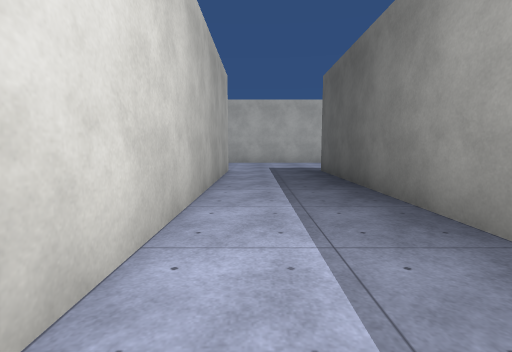
view 1 (above)

20 first-person views from a walk through a 3-D level made in the Unity game engine. The camera is 1.3 m above the floor, tilts 6° down and sees 85° across. The floor is counted in squares, 2 m on a side. Each view is taken from the middle of a square. On the plan, view 1 faces up. The plan holds only what a view shows up to about 9 squares ahead; the rest is blank. The place goes on beyond the plan. The player character is not drawn. Some animated figures are not drawn. Surface patterns are stand-ins for the level's own textures.

view 2
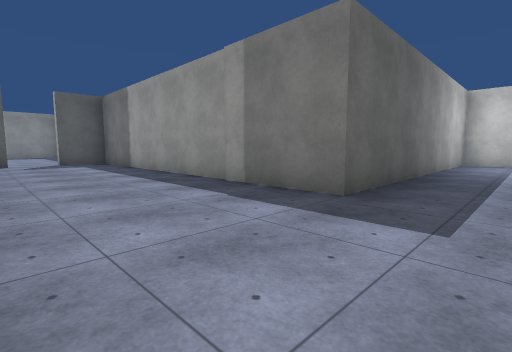

view 3
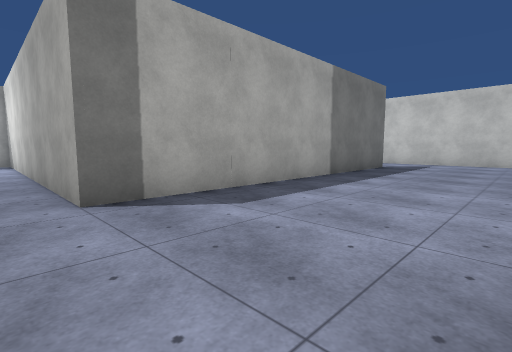

view 4
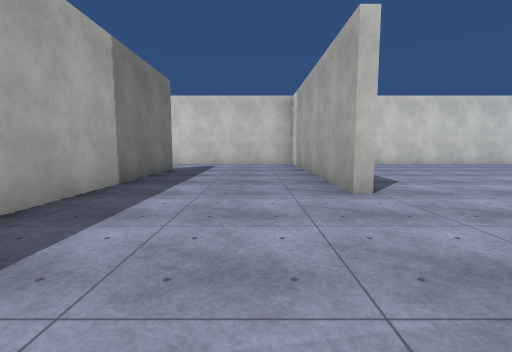

view 5
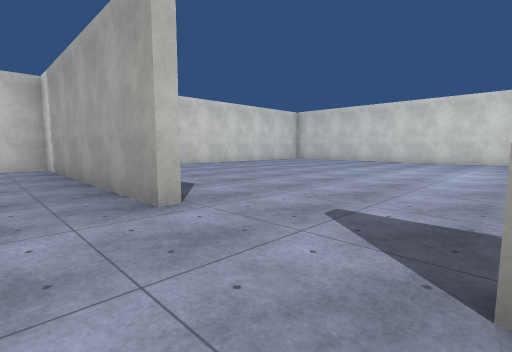

view 6
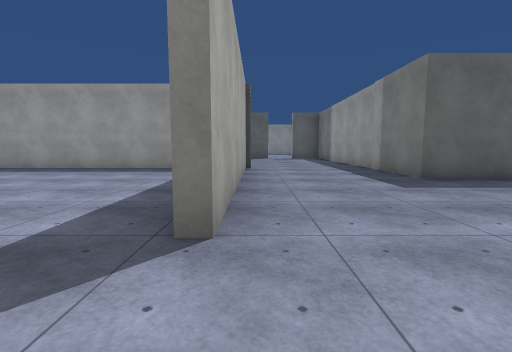

view 7
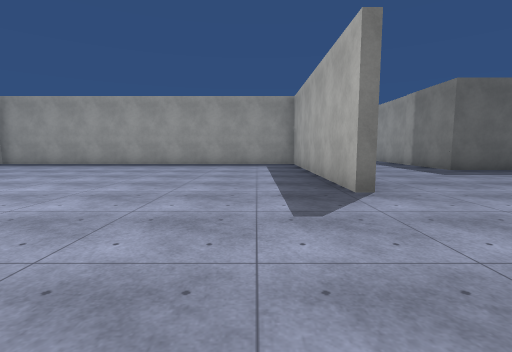

view 8
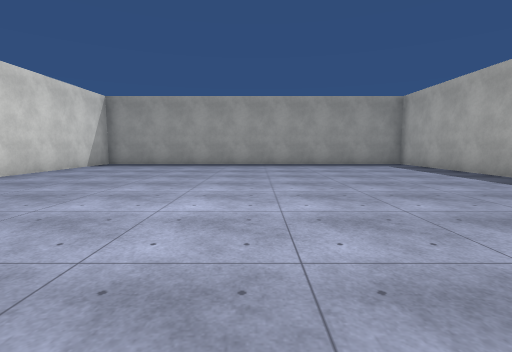

view 9
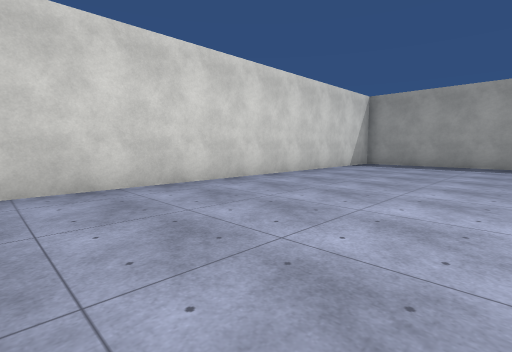

view 10
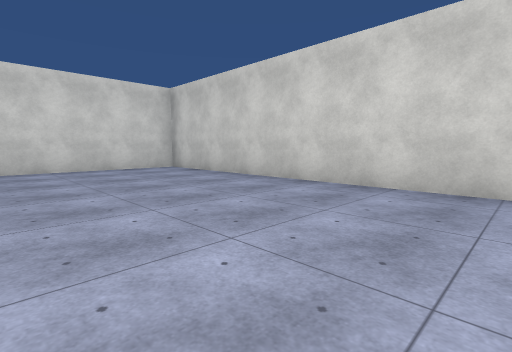

view 11
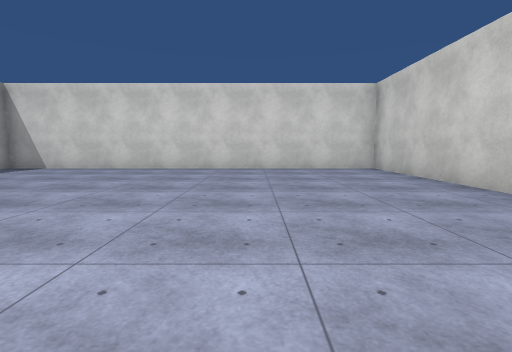

view 12
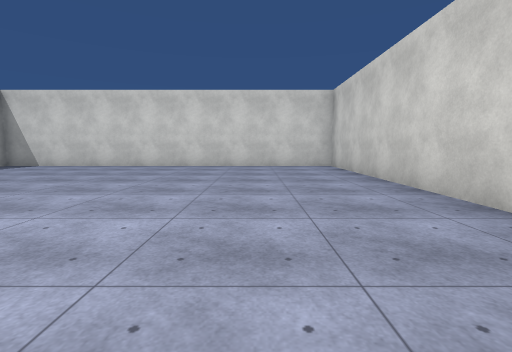

view 13
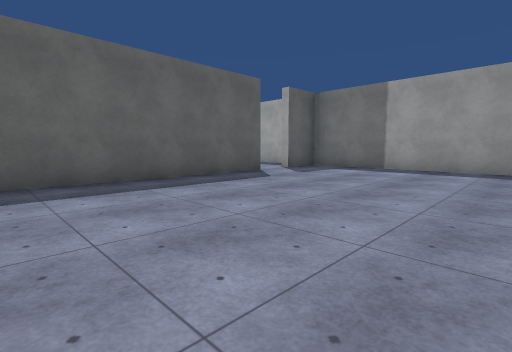

view 14
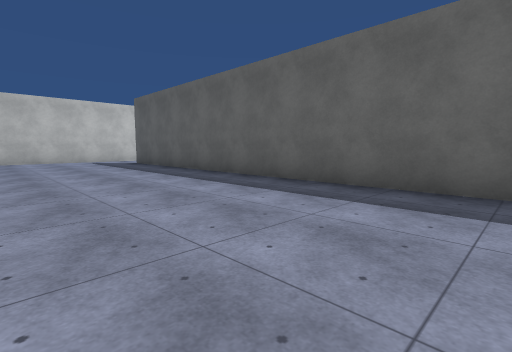

view 15
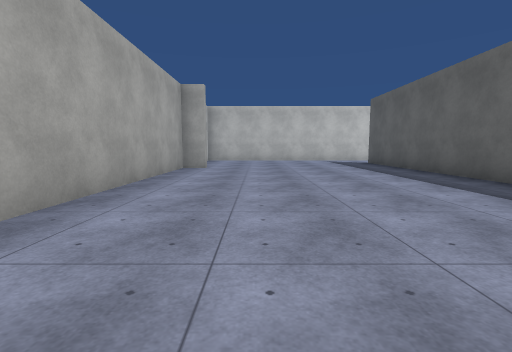

view 16
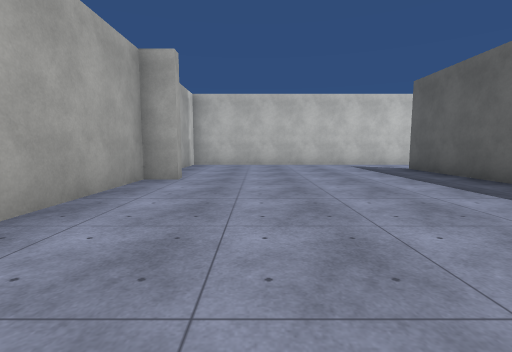

view 17
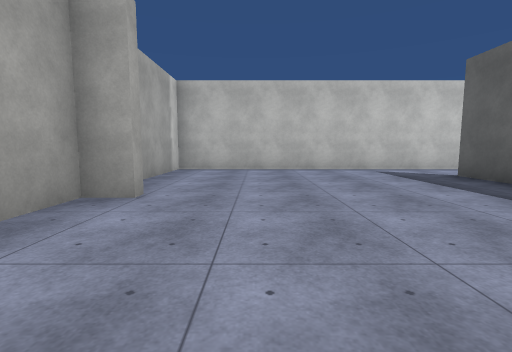

view 18
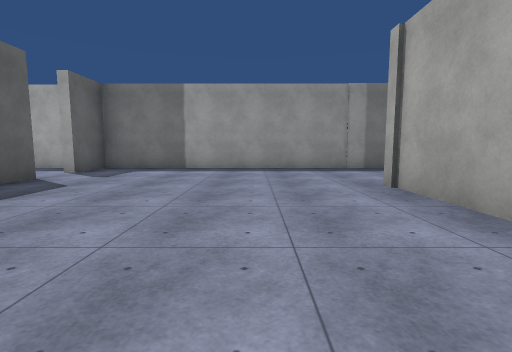

view 19
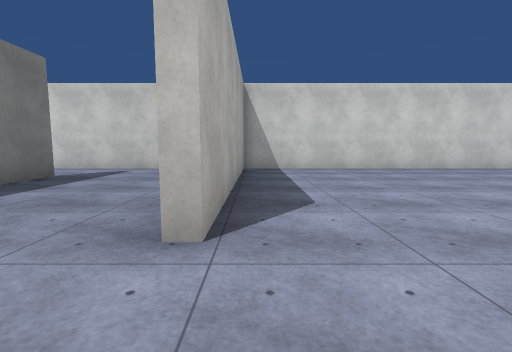

view 20
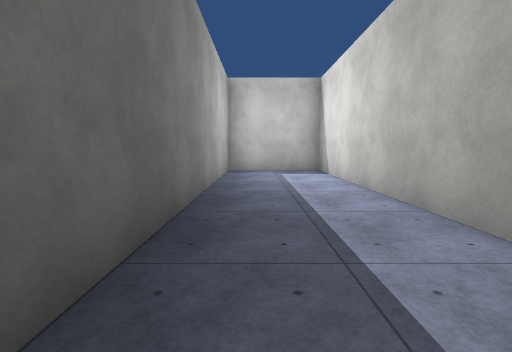

### Floor plan
Ten units are one square. View 1 is at (0, 0); x grows to the right and y downward. Boxes are objects, and circles mark ways between rooms. Rooms are numbered by the first view taken in them; rooms with no view inside come last. Other rooms are left out.
<svg viewBox="-119 -276 239 289">
<path fill="none" stroke="#000" d="M48 -136 48 -112M40 -113 -21 -113M115 -102 115 -252M55 -225 48 -225 48 -164M-49 -116 -49 -113 -114 -113 -114 -76M104 -271 48 -271 48 -245M-91 -76 -8 -76 -8 8 18 8 18 -76 115 -76 115 -90M-21 -116 31 -116M31 -225 -114 -225 -114 -116 -49 -116M45 -135 45 -204"/>
<circle cx="-35" cy="-120" r="3" fill="#2a7"/>
<text x="50" y="-140">1</text>
<text x="-40" y="-180">2</text>
</svg>
Room 1 opens to room 2.

Where each view was taken, in squares from view 1:
view 1: 0 up, 0 right, facing up
view 2: 11 up, 0 right, facing down-right
view 3: 11 up, 0 right, facing down-left
view 4: 10 up, 1 left, facing left
view 5: 10 up, 2 left, facing up-left
view 6: 11 up, 4 left, facing right
view 7: 13 up, 6 left, facing right
view 8: 17 up, 6 left, facing right
view 9: 18 up, 6 left, facing up-right
view 10: 18 up, 3 left, facing up-left
view 11: 19 up, 3 left, facing left
view 12: 20 up, 2 left, facing left
view 13: 16 up, 6 right, facing down-right
view 14: 14 up, 7 right, facing up-right
view 15: 14 up, 7 right, facing up
view 16: 17 up, 7 right, facing up
view 17: 19 up, 7 right, facing up
view 18: 16 up, 7 right, facing down
view 19: 12 up, 3 left, facing left
view 20: 7 up, 1 right, facing down
